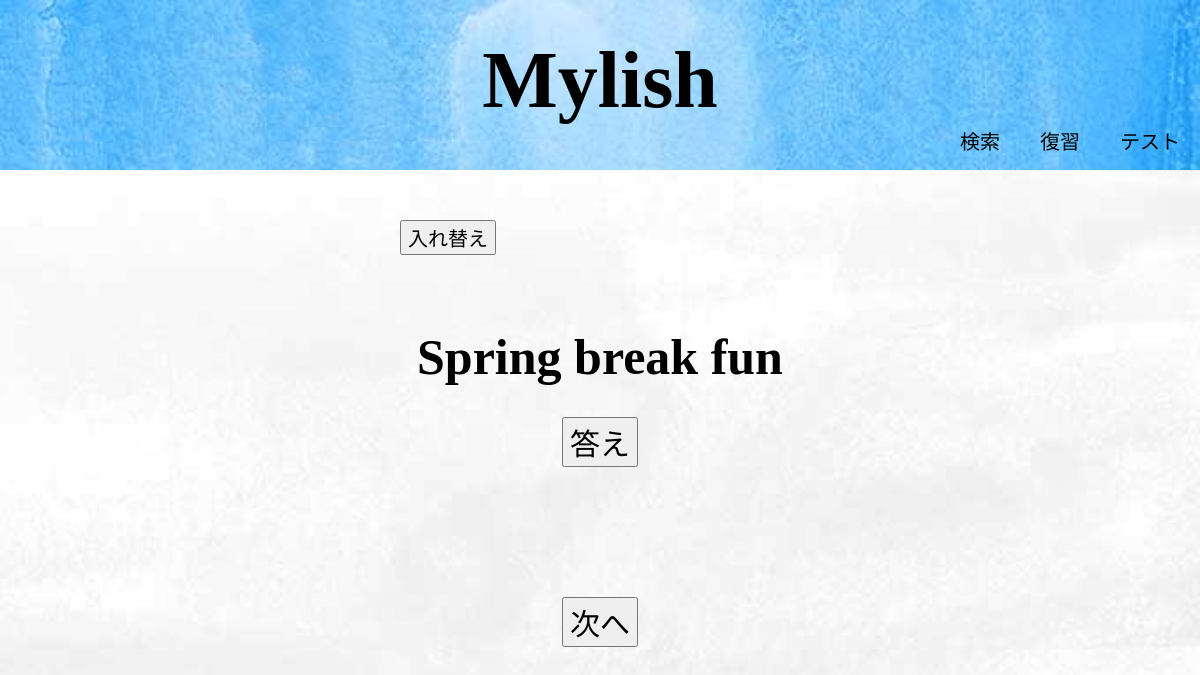
The page /test on the database as committed earlier.
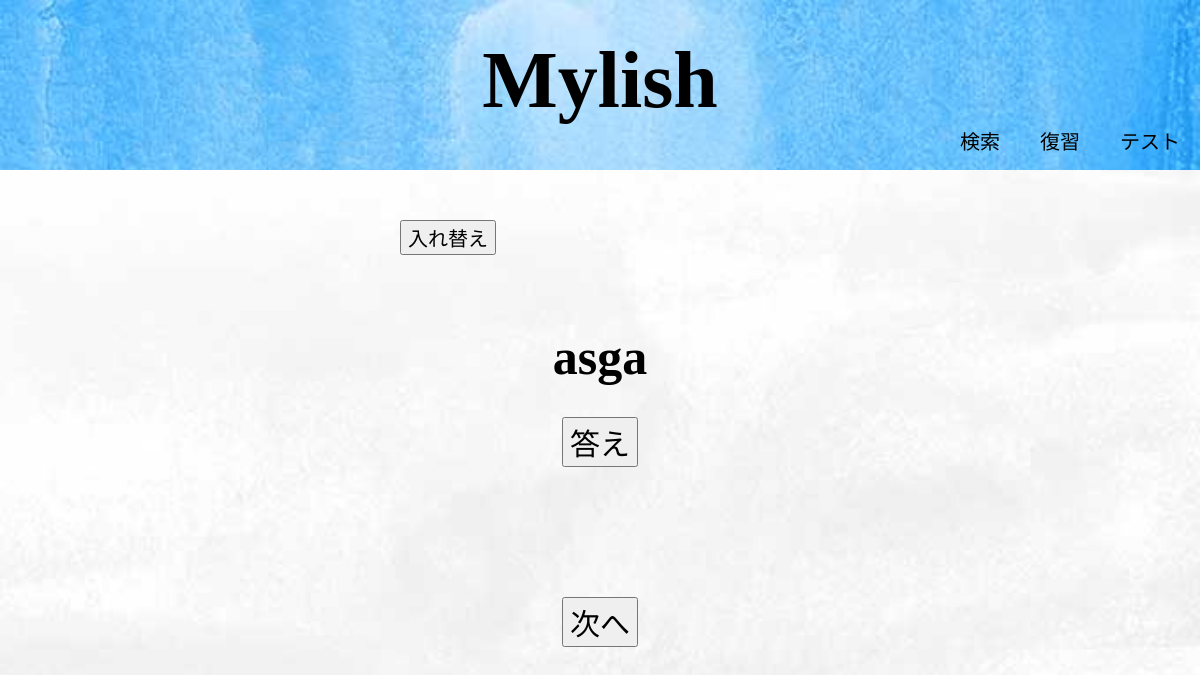
The same page on the database as committed later.
### main/models.py (models this page shows, shortened)
class InfoModelForm(models.Model):
    jan = models.CharField('日本語',max_length=255)
    eng = models.CharField('英語',max_length=255)
    num = models.CharField('番号',max_length=255)

### main/views.py (the view)
# urls.py: path('test',views.test,name='test'),
def test(request):
    number=InfoModelForm.objects.all().count()
    quantity=random.randint(1,number)
    outputDate=InfoModelForm.objects.get(num=quantity)
    print(outputDate.eng)
    word={
        'japanese':outputDate.jan,
        'englih':outputDate.eng,
    }
    return render(request,'test.html',word)

### main/templates/test.html (shortened to what this page needs)
<!doctype html>
<html lang="ja">
    {% load static %}
<head>
    <link rel="stylesheet" href="{% static 'style.css' %}">
</head>
<body>
    <header>
        <div class="logo">
            <h1>Mylish</h1>
        </div>
        <nav>
            <ul class=global-nav>
                <li><a href="/index">検索</a></li>
                <li><a href="/review">復習</a></li>
                <li><a href="/test">テスト</a></li>
            </ul>
        </nav>
    </header>
    <div id="wrap">
        <div class="content">
            <form action="change" method="POST">
                <button id="la_change">入れ替え</button>
            </form>
            {% if chan == "ja" %}
                <h1 class="problem">{{japanese}}</h1>
                <button class="push" onclick="clickpush()">答え</button>
                <h1 id="answer">{{englih}}</h1>
            {% else %}
                <h1 class="problem">{{englih}}</h1>
                <button class="push" onclick="clickpush()">答え</button>
            {% endif %}
            <form action="next" method="POST">
                <button class="next">次へ</button>
            </form>
        </div>
    </div>
</body>

Rows that differ between the two databases and show on the page:
removed InfoModelForm: eng "Spring break fun"
added InfoModelForm: eng "asga"
